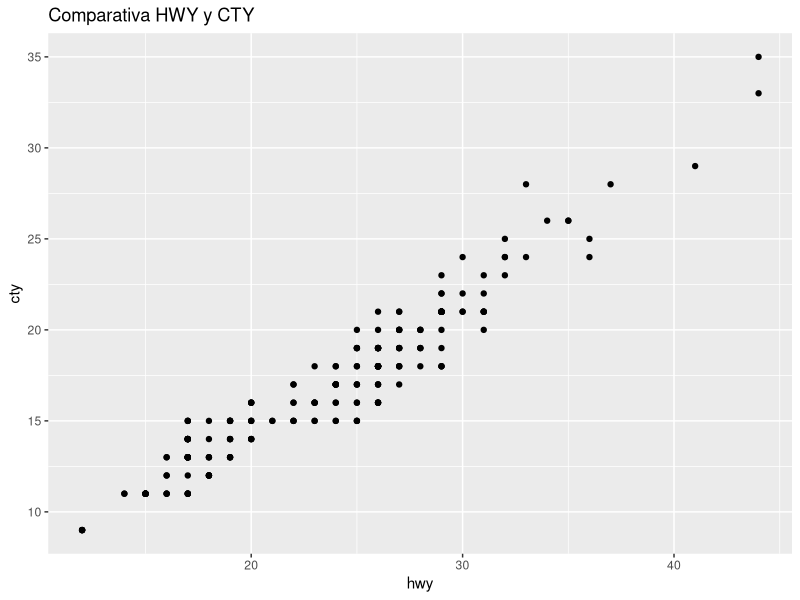
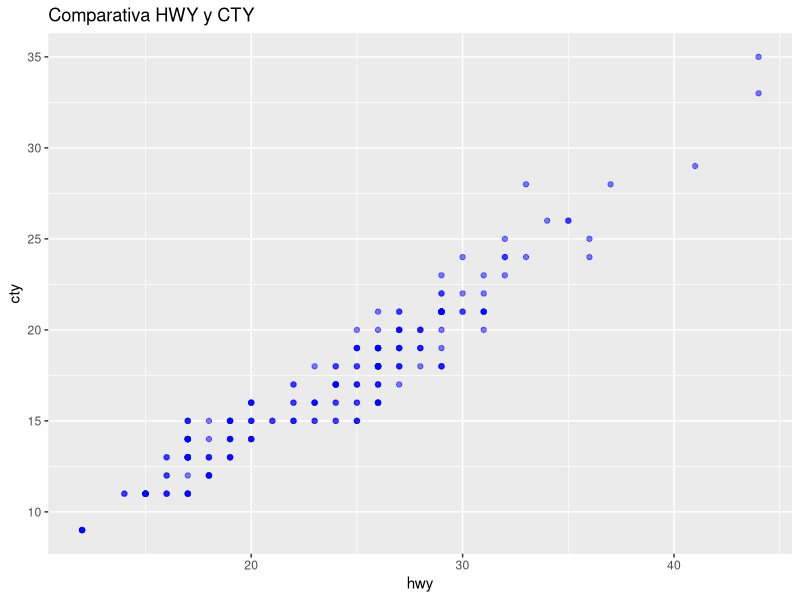
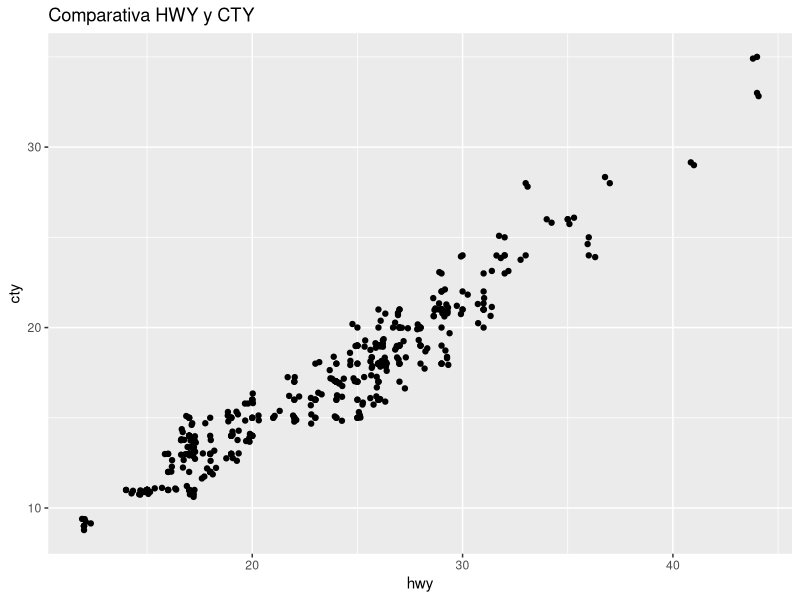

These charts were generated, in order, by the following R code:
## ---- chunk 1
knitr::opts_chunk$set(echo = TRUE)
## ---- chunk 2
library(ggplot2)
ggplot(mpg, aes(hwy,cty))+geom_point() +
  labs(title="Comparativa HWY y CTY")
## ---- chunk 3
library(ggplot2)
ggplot(mpg, aes(hwy,cty))+geom_point(alpha=0.5, colour="blue") +
  labs(title="Comparativa HWY y CTY")
## ---- chunk 4
ggplot(mpg, aes(hwy,cty))+geom_point()+geom_jitter() +
  labs(title="Comparativa HWY y CTY")
